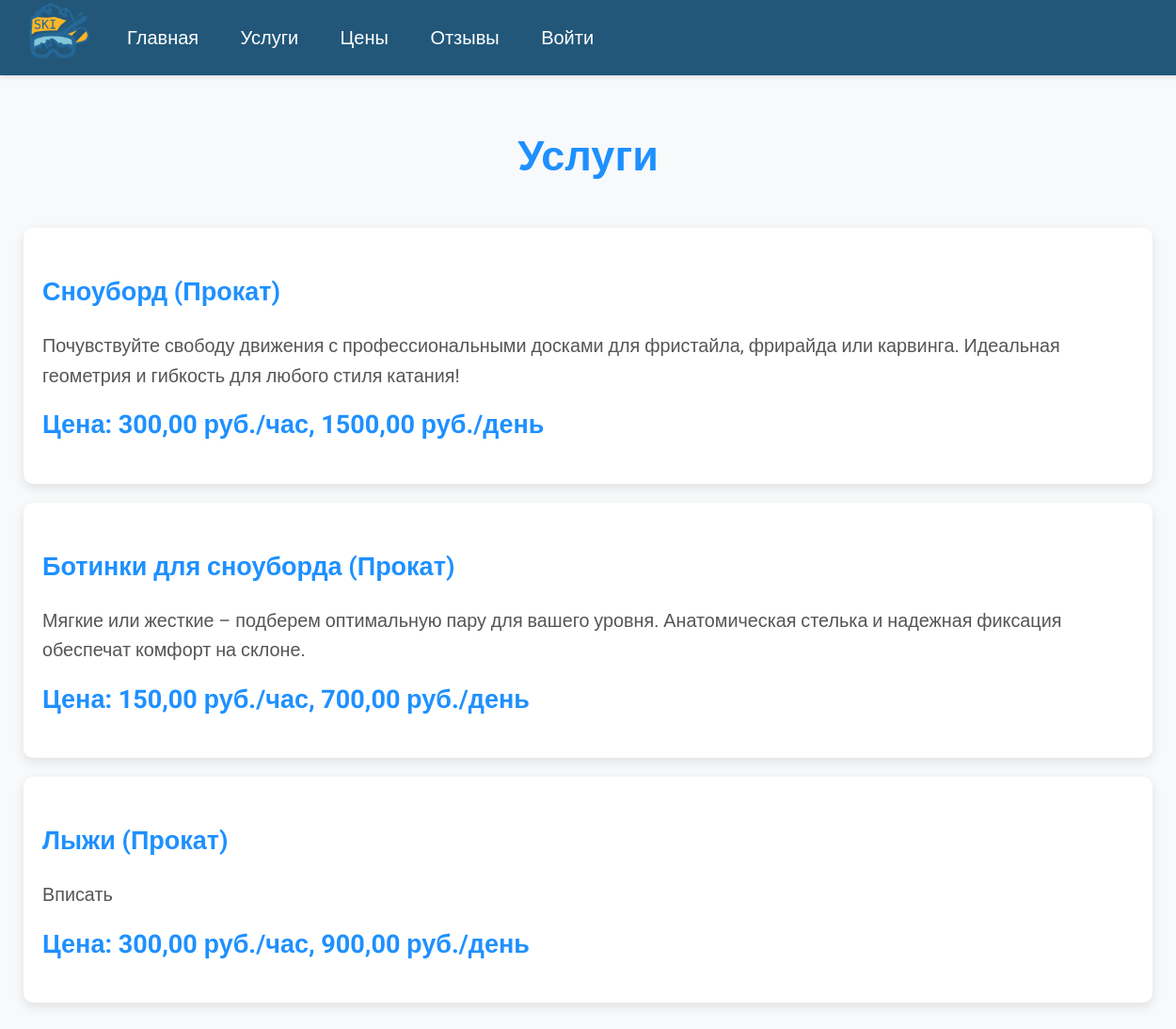
Page /services/ on the committed database.
### core/models.py (models this page shows, shortened)
class Service(models.Model):
    name = models.CharField(max_length=100, verbose_name="Название")
    description = models.TextField(blank=True, verbose_name="Описание")
    service_type = models.ForeignKey(ServiceType, on_delete=models.SET_NULL, null=True, verbose_name="Тип услуги")
    equipment = models.ManyToManyField('Equipment', blank=True, verbose_name="Оборудование")
    prices = models.ManyToManyField(Price, blank=True, verbose_name="Цены")
    class Meta:
        verbose_name = "Услуга"
        verbose_name_plural = "Услуги"

class ServiceType(models.Model):
    name = models.CharField(max_length=100, unique=True, verbose_name="Название")
    class Meta:
        verbose_name = "Тип услуги"
        verbose_name_plural = "Типы услуг"

class Price(models.Model):
    name = models.CharField(max_length=100, verbose_name="Название")
    price_per_hour = models.DecimalField(max_digits=10, decimal_places=2, validators=[MinValueValidator(0)], verbose_name="Цена за час")
    price_per_day = models.DecimalField(max_digits=10, decimal_places=2, validators=[MinValueValidator(0)], verbose_name="Цена за день")
    class Meta:
        verbose_name = "Цена"
        verbose_name_plural = "Цены"

### core/views.py (the view)
# urls.py: path('services/', views.services_view, name='services'),
def services_view(request):
    services = Service.objects.all()
    service_types = ServiceType.objects.all()
    bookings = Booking.objects.filter(user=request.user) if request.user.is_authenticated else None
    return render(request, 'services.html',
                  {'services': services, 'service_types': service_types, 'bookings': bookings})

### core/templates/services.html (shortened to what this page needs)
{% extends 'base.html' %}
{% block content %}
<div class="container">
    <h1>Услуги</h1>
    <ul>
        {% for service in services %}
            <li>
                <h3>{{ service.name }} ({{ service.service_type.name|default:"—" }})</h3>
                <p>{{ service.description|default:"Нет описания" }}</p>
                <div class="price-container">
                    <div class="price">
                        {% with price=service.prices.first %}
                            {% if price %}
                                Цена: {{ price.price_per_hour }} руб./час, {{ price.price_per_day }} руб./день
                            {% else %}
                                Цена: не указана
                            {% endif %}
                        {% endwith %}
                    </div>
                </div>
            </li>
        {% endfor %}
    </ul>
</div>
{% endblock %}

### core/static/css/style.css (style rules this page uses)
body { font-family: 'Roboto', sans-serif; margin: 0; padding: 0; background-color: #22577a; color: #333; font-size: 18px; }

### core/templates/services.html (style rules this page uses)
body { font-family: 'Roboto', sans-serif; margin: 0; padding: 0; background-color: #f8f9fa; color: #343a40; line-height: 1.6; }
.container { width: 100%; max-width: 1200px; margin: 0 auto; padding: 20px; margin-top: 80px; }
h1 { color: #1e90ff; text-align: center; margin-bottom: 40px; font-size: 2.5em; font-weight: 700; }
ul { list-style-type: none; padding: 0; margin: 0; }
li { background-color: #fff; padding: 20px; margin-bottom: 20px; border-radius: 10px; box-shadow: 0 4px 12px rgba(0, 0, 0, 0.1); transition: transform 0.3s ease, box-shadow 0.3s ease; position: relative; }
li h3 { color: #1e90ff; font-size: 1.5em; margin-bottom: 10px; font-weight: 700; }
li p { color: #555; font-size: 1.1em; margin-bottom: 15px; }
.price-container { display: flex; justify-content: space-between; align-items: center; margin-bottom: 20px; }
.price { color: #1e90ff; font-size: 1.5em; font-weight: 700; }

### rows in the picture
Service: name "Сноуборд", service_type.name "Прокат", description "Почувствуйте свободу движения с профессиональными досками для фристайла, фрирайда или карвинга. Идеальная геометрия и гибкость для любого стиля катания!", prices.first.price_per_hour "300,00", prices.first.price_per_day "1500,00"
Service: name "Ботинки для сноуборда", service_type.name "Прокат", description "Мягкие или жесткие – подберем оптимальную пару для вашего уровня. Анатомическая стелька и надежная фиксация обеспечат комфорт на склоне.", prices.first.price_per_hour "150,00", prices.first.price_per_day "700,00"
Service: name "Лыжи", service_type.name "Прокат", description "Вписать", prices.first.price_per_hour "300,00", prices.first.price_per_day "900,00"
